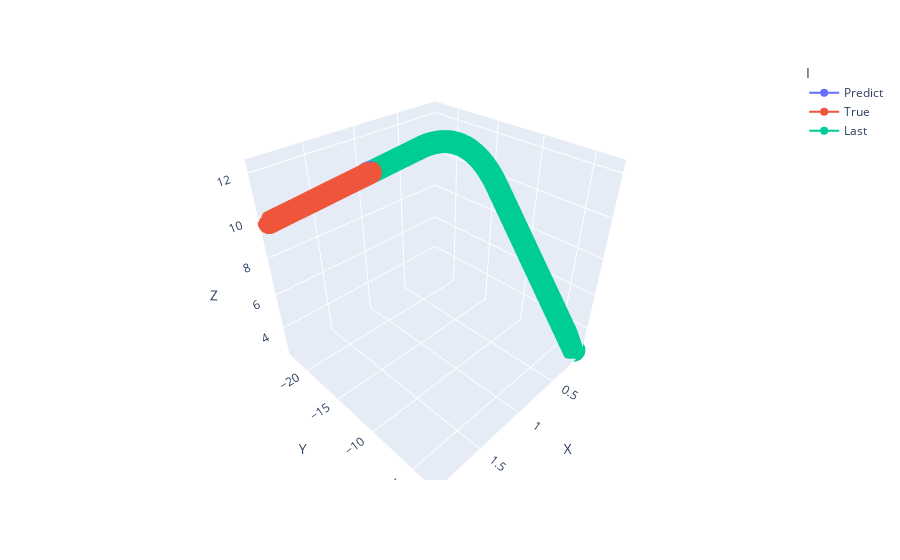

Here is the notebook cell this chart was saved with:
### Code cell
fig = px.line_3d(aaaab, x="X", y="Y", z="Z", color='I',markers=True)
fig.show()

### Figure 1 — Plotly figure (JSON) as saved in the notebook; plotly's stock layout.template omitted (floating-point values rounded to 4 significant figures; data arrays with more than 128 entries replaced by an {"elided": "..."} marker saying what was removed)
{"data": [{"hovertemplate": "I=Predict<br>X=%{x}<br>Y=%{y}<br>Z=%{z}<extra></extra>", "legendgroup": "Predict", "line": {"color": "#636efa", "dash": "solid"}, "marker": {"symbol": "circle"}, "mode": "lines+markers", "name": "Predict", "scene": "scene", "showlegend": true, "type": "scatter3d", "x": {"elided": "999 float values"}, "y": {"elided": "999 float values"}, "z": {"elided": "999 float values"}}, {"hovertemplate": "I=True<br>X=%{x}<br>Y=%{y}<br>Z=%{z}<extra></extra>", "legendgroup": "True", "line": {"color": "#EF553B", "dash": "solid"}, "marker": {"symbol": "circle"}, "mode": "lines+markers", "name": "True", "scene": "scene", "showlegend": true, "type": "scatter3d", "x": {"elided": "1989 float values"}, "y": {"elided": "1989 float values"}, "z": {"elided": "1989 float values"}}, {"hovertemplate": "I=Last<br>X=%{x}<br>Y=%{y}<br>Z=%{z}<extra></extra>", "legendgroup": "Last", "line": {"color": "#00cc96", "dash": "solid"}, "marker": {"symbol": "circle"}, "mode": "lines+markers", "name": "Last", "scene": "scene", "showlegend": true, "type": "scatter3d", "x": {"elided": "5988 float values"}, "y": {"elided": "5988 float values"}, "z": {"elided": "5988 float values"}}], "layout": {"legend": {"title": {"text": "I"}, "tracegroupgap": 0}, "margin": {"t": 60}, "scene": {"domain": {"x": [0, 1], "y": [0, 1]}, "xaxis": {"title": {"text": "X"}}, "yaxis": {"title": {"text": "Y"}}, "zaxis": {"title": {"text": "Z"}}}}}
